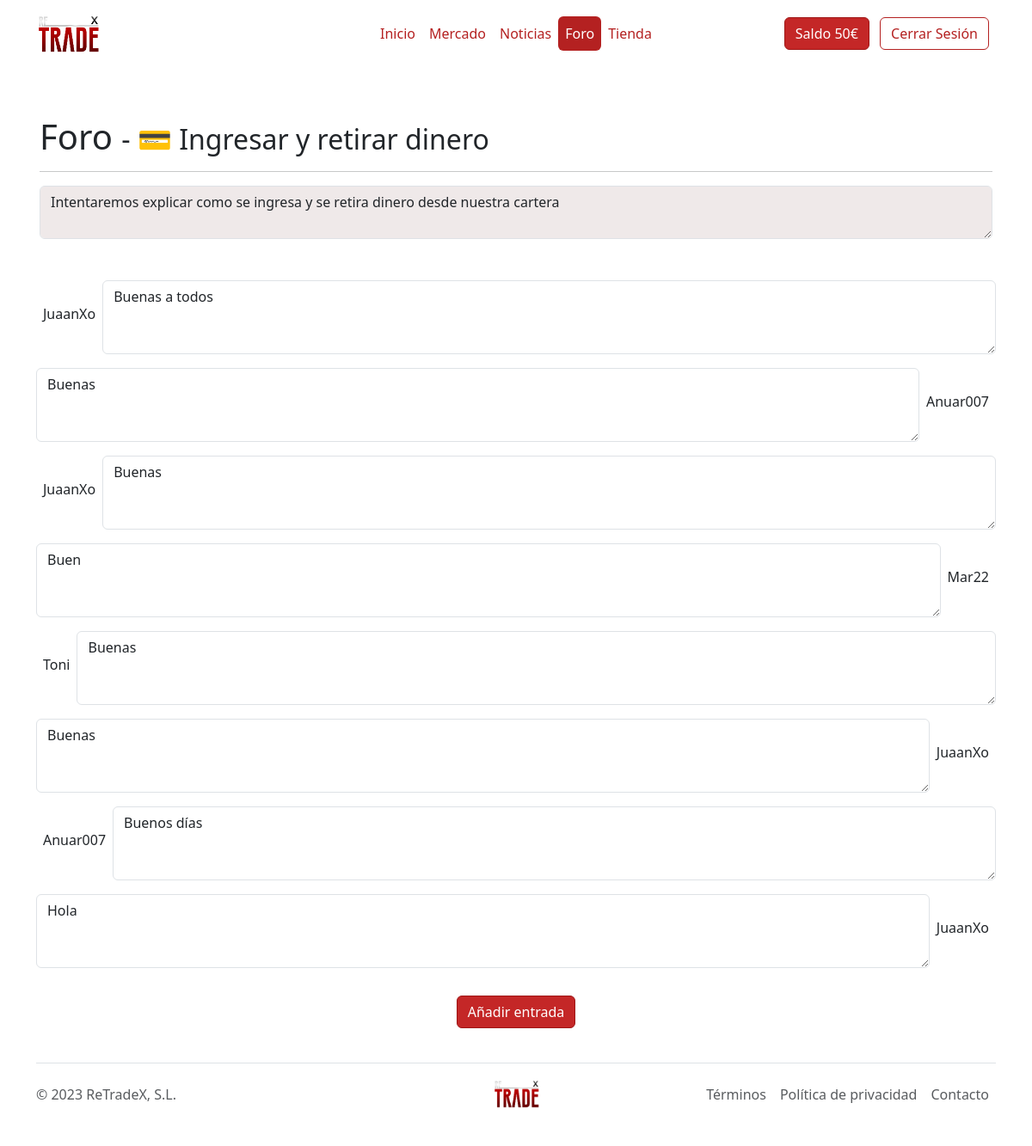
Screenshot of /Paginas/entradas.php?IdForo=1 (signed in) with the database file from the repository.
### tables this page shows
CREATE TABLE Foro (
	IdForo int(5) AUTO_INCREMENT,
	Fecha varchar(20) NOT NULL,
	Titulo varchar(50) NOT NULL,
	Descripcion varchar(5000) NOT NULL,
    Icono varchar(191) NOT NULL,
	CONSTRAINT pk_Foro PRIMARY KEY (IdForo)
);

CREATE TABLE Clientes (
	IdCliente int(5) AUTO_INCREMENT,
	Nombre varchar(40) NOT NULL,
    Apellido varchar(40) NOT NULL,
    Apodo varchar(20) NOT NULL,
    Direccion varchar(80) NOT NULL,
    Pais varchar(20) NOT NULL,
	CP varchar(9) NOT NULL,
	Correo varchar(40) NOT NULL,
	DNI varchar(12) NOT NULL,
	Telefono varchar(15) NOT NULL,
	Clave varchar(50) NOT NULL,
	Saldo float(5),
	Admin char(1),
	CONSTRAINT pk_Clientes PRIMARY KEY (IdCliente)
);

CREATE TABLE Entradas (
	IdEntrada int(5) AUTO_INCREMENT,
	Fecha varchar(20) NOT NULL,
	Texto varchar(21000) NOT NULL,
	IdForo int(5) NOT NULL,
	IdCliente int(5) NOT NULL,
	CONSTRAINT pk_IdEntrada PRIMARY KEY (IdEntrada),
	CONSTRAINT fk_IdForo FOREIGN KEY (IdForo)
		REFERENCES Foro(IdForo)
		ON UPDATE CASCADE
		ON DELETE RESTRICT,
    CONSTRAINT fk_IdCliente FOREIGN KEY (IdCliente)
		REFERENCES Clientes(IdCliente)
		ON UPDATE CASCADE
		ON DELETE RESTRICT
);

### Paginas/entradas.php (the view, shortened to what this page needs)
<?php
include "global.php";
?>
<!DOCTYPE html>
<html lang="en">
<head>
    <link rel="stylesheet" href="../Estilos/style.css">
    <link rel="stylesheet" href="https://cdn.jsdelivr.net/npm/bootstrap-icons@1.10.5/font/bootstrap-icons.css">
</head>
<body>
  <div class="container">
    <header class="d-flex flex-wrap align-items-center justify-content-center justify-content-md-between py-3 mb-2">
      <a href="index.php" class="d-flex align-items-center col-md-3 mb-2 mb-md-0 text-dark text-decoration-none">
        <img class="img-fluid" src="../Imagenes/logo.png" height="75px" width="75px">
      </a>
      <ul class="nav nav-pills col-12 col-md-auto mb-2 justify-content-center mb-md-0">
        <li class="nav-item"><a href="index.php" class="nav-link px-2 link-dark">Inicio</a></li>
        <li class="nav-item"><a href="mercado.php" class="nav-link px-2 link-dark">Mercado</a></li>
        <li class="nav-item"><a href="noticias.php" class="nav-link px-2 link-dark">Noticias</a></li>
        <li class="nav-item"><a href="foro.php" class="nav-link px-2 link-dark active">Foro</a></li>
        <li class="nav-item"><a href="tienda.php" class="nav-link px-2 link-dark">Tienda</a></li>
      </ul>
      <div class="col-md-3 text-end">
      <?php
        if (!isset($_SESSION['correo'])) {
          echo '<a href="iniciar.php"><button type="button" class="btn btn-outline-primary me-2 m-1">Iniciar Sesión</button></a>
          <a href="registro.php"><button type="button" class="btn btn-primary m-1">Registrarse</button></a>';
        }else{
        echo '<a href="perfil.php"><button type="button" class="btn btn-primary m-1">Saldo '.$_SESSION['Saldo'].'€</button></a>
        <a href="cerrarsesion.php"><button type="button" class="btn btn-outline-primary me-2 m-1">Cerrar Sesión</button></a>';
        }
        ?>
      </div>
    </header>
  </div>
<?php
  $id = $_GET['IdForo'];
  if (!isset($error)) {
    $sql = "SELECT * FROM Foro WHERE IdForo = $id";
    $resultado = $dwes->query($sql);
    if ($resultado) {
      $row = $resultado->fetch();
      while ($row != null) {
          $titulo = $row['Titulo'];
          $descripcion = $row['Descripcion'];
          $icono = $row['Icono'];
          echo "<div class='container px-3 py-5 mb-0' id='custom-cards'>
                <div class='row align-items-center'>
                  <div class='col'>
                    <h1 class='d-inline'>Foro <span class='h2 d-inline'>- $icono $titulo</span></h1>
                  <hr>
                  <div class='d-flex align-items-center'>
                        <textarea class='form-control' id='comment1' rows='2' disabled>$descripcion</textarea>
                      </div>
                    </div>
                </div>
              </div>";
        $row = $resultado->fetch();
      }
    }
  }
?>
<div class='container'>
  <div class='row'>
    <div class='col'>
    <?php
if (!isset($error)) {
  $sql = "SELECT * FROM Entradas WHERE IdForo = $id";
  $resultado = $dwes->query($sql);
  $contador = 0;
  if ($resultado) {
    $row = $resultado->fetch();
    while ($row != null) {
        $texto = $row['Texto'];
        $IdCliente = $row['IdCliente'];
        $sql2 = "SELECT * FROM Clientes WHERE IdCliente = $IdCliente";
        $resultado2 = $dwes->query($sql2);
        if ($resultado2) {
          $row2 = $resultado2->fetch();
          while ($row2 != null) {
            $Apodo = $row2['Apodo'];
            $row2 = $resultado2->fetch();
          }
        }
        if ($contador % 2 == 0) {
          echo "<div class='mb-3'>
                <div class='d-flex align-items-center'>
                  <label for='comment1' class='form-label mr-2 mx-2'>$Apodo</label>
                  <textarea class='form-control' id='comment1' rows='3'>$texto</textarea>
                </div>
              </div>";
        } else {
          echo "<div class='mb-3'>
                <div class='d-flex align-items-center'>
                  <textarea class='form-control' id='comment1' rows='3'>$texto</textarea>
                  <label for='comment1' class='form-label mr-2 mx-2'>$Apodo</label>
                </div>
              </div>";
        }
        $row = $resultado->fetch();
        $contador++;
    }
  }
}
?>
    </div>
  </div>
</div>
<?php
if (isset($_SESSION['correo'])) {
  echo "<div class='container text-center py-3'>
        <button type='button' class='btn btn-primary' id='addEntryBtn' name='entrada'>Añadir entrada</button>
      </div>";
} else {
  echo "<div class='container text-center py-3'>
             <a href='iniciar.php'><button type='button' class='btn btn-primary mb-5'>Inicia sesión o regístrate para añadir entradas</button></a>
        </div>";
}
?>
<?php echo $footer; ?>
    </body>
</html>

### rows the page displays
foro: Icono "💳", Titulo "Ingresar y retirar dinero", Descripcion "Intentaremos explicar como se ingresa y se retira dinero desde nuestra cartera"
clientes: Apodo "JuaanXo"
entradas: Texto "Buenas a todos"
entradas: Texto "Buenas", IdCliente.Apodo "Anuar007"
entradas: Texto "Buenas"
entradas: Texto "Buen", IdCliente.Apodo "Mar22"
clientes: Apodo "Toni"
entradas: Texto "Buenas"
entradas: Texto "Buenas", IdCliente.Apodo "JuaanXo"
clientes: Apodo "Anuar007"
entradas: Texto "Buenos días"
entradas: Texto "Hola", IdCliente.Apodo "JuaanXo"

### other values shown
$_SESSION['Saldo'] "50"
